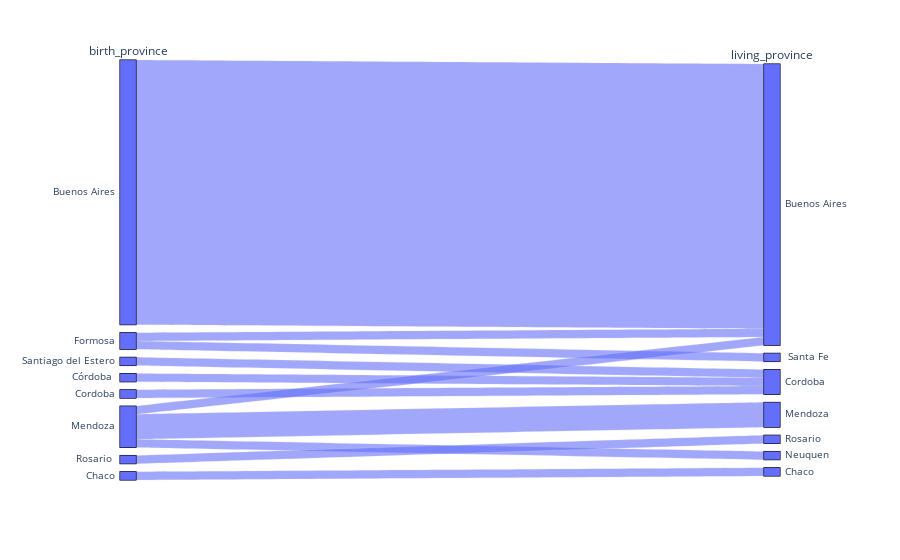

Notebook source saved alongside this figure:
### Code cell
fig = px.parallel_categories(df_arg[['birth_province','living_province']].dropna(axis=0), color_continuous_scale=px.colors.sequential.Inferno)
fig.show()

### Figure 1 — Plotly figure (JSON) as saved in the notebook; plotly's stock layout.template omitted (floating-point values rounded to 4 significant figures)
{"data": [{"dimensions": [{"label": "birth_province", "values": ["Buenos Aires", "Buenos Aires", "Buenos Aires", "Formosa", "Buenos Aires", "Buenos Aires", "Buenos Aires", "Santiago del Estero", "Buenos Aires", "Buenos Aires", "Buenos Aires", "Córdoba ", "Buenos Aires", "Buenos Aires", "Buenos Aires", "Buenos Aires", "Buenos Aires", "Cordoba", "Buenos Aires", "Buenos Aires", "Mendoza", "Mendoza", "Buenos Aires", "Mendoza", "Buenos Aires", "Buenos Aires", "Rosario ", "Buenos Aires", "Buenos Aires", "Buenos Aires", "Buenos Aires", "Buenos Aires", "Buenos Aires", "Buenos Aires", "Buenos Aires", "Buenos Aires", "Formosa", "Buenos Aires", "Buenos Aires", "Mendoza", "Mendoza", "Buenos Aires", "Buenos Aires", "Chaco"]}, {"label": "living_province", "values": ["Buenos Aires", "Buenos Aires", "Buenos Aires", " Santa Fe", "Buenos Aires", "Buenos Aires", "Buenos Aires", "Cordoba", "Buenos Aires", "Buenos Aires", "Buenos Aires", "Cordoba", "Buenos Aires", "Buenos Aires", "Buenos Aires", "Buenos Aires", "Buenos Aires", "Cordoba", "Buenos Aires", "Buenos Aires", "Mendoza", "Mendoza", "Buenos Aires", "Buenos Aires", "Buenos Aires", "Buenos Aires", "Rosario ", "Buenos Aires", "Buenos Aires", "Buenos Aires", "Buenos Aires", "Buenos Aires", "Buenos Aires", "Buenos Aires", "Buenos Aires", "Buenos Aires", "Buenos Aires", "Buenos Aires", "Buenos Aires", "Neuquen ", "Mendoza", "Buenos Aires", "Buenos Aires", "Chaco"]}], "domain": {"x": [0, 1], "y": [0, 1]}, "name": "", "type": "parcats"}], "layout": {"autosize": true, "legend": {"tracegroupgap": 0}, "margin": {"t": 60}}}
